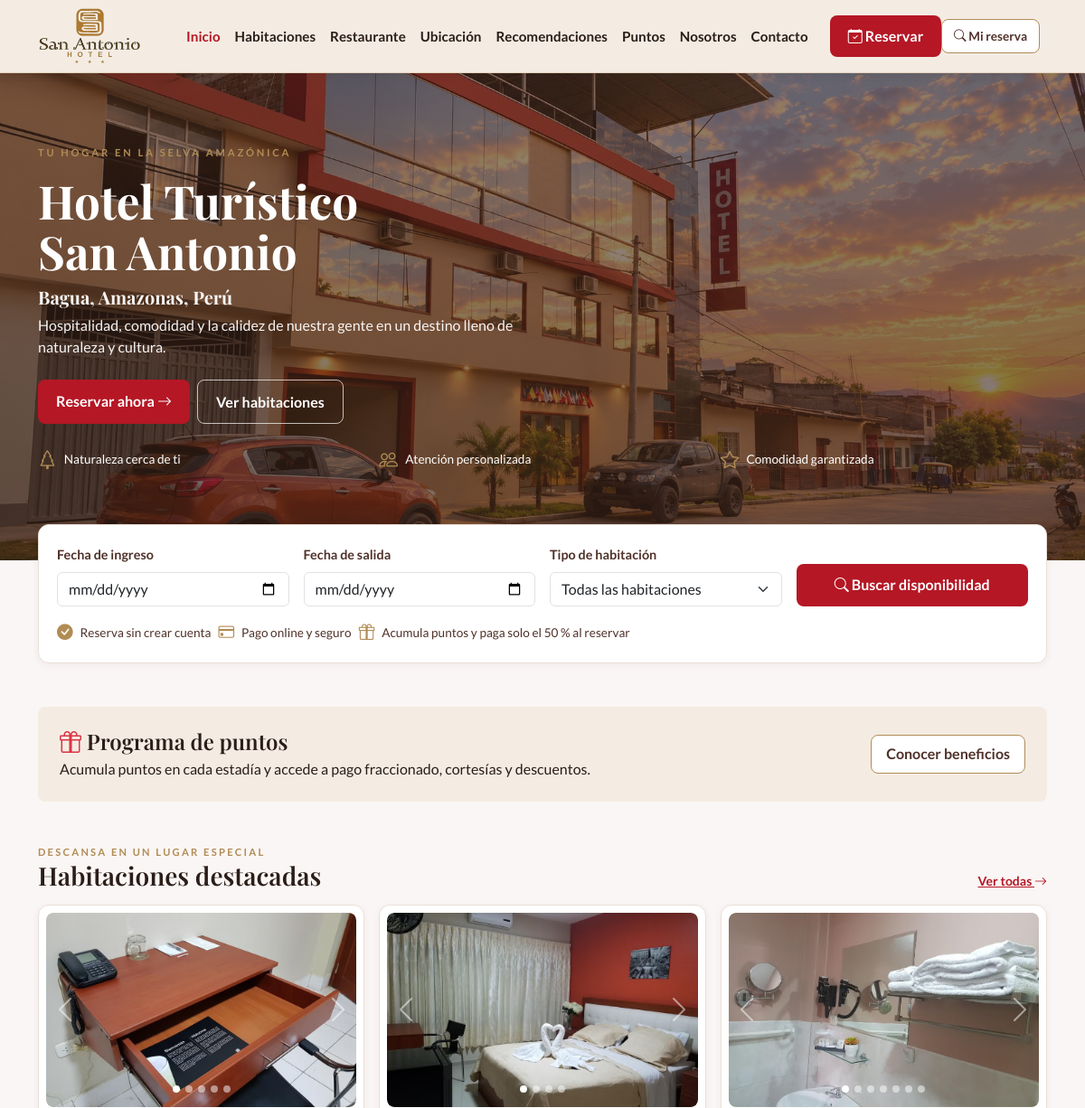
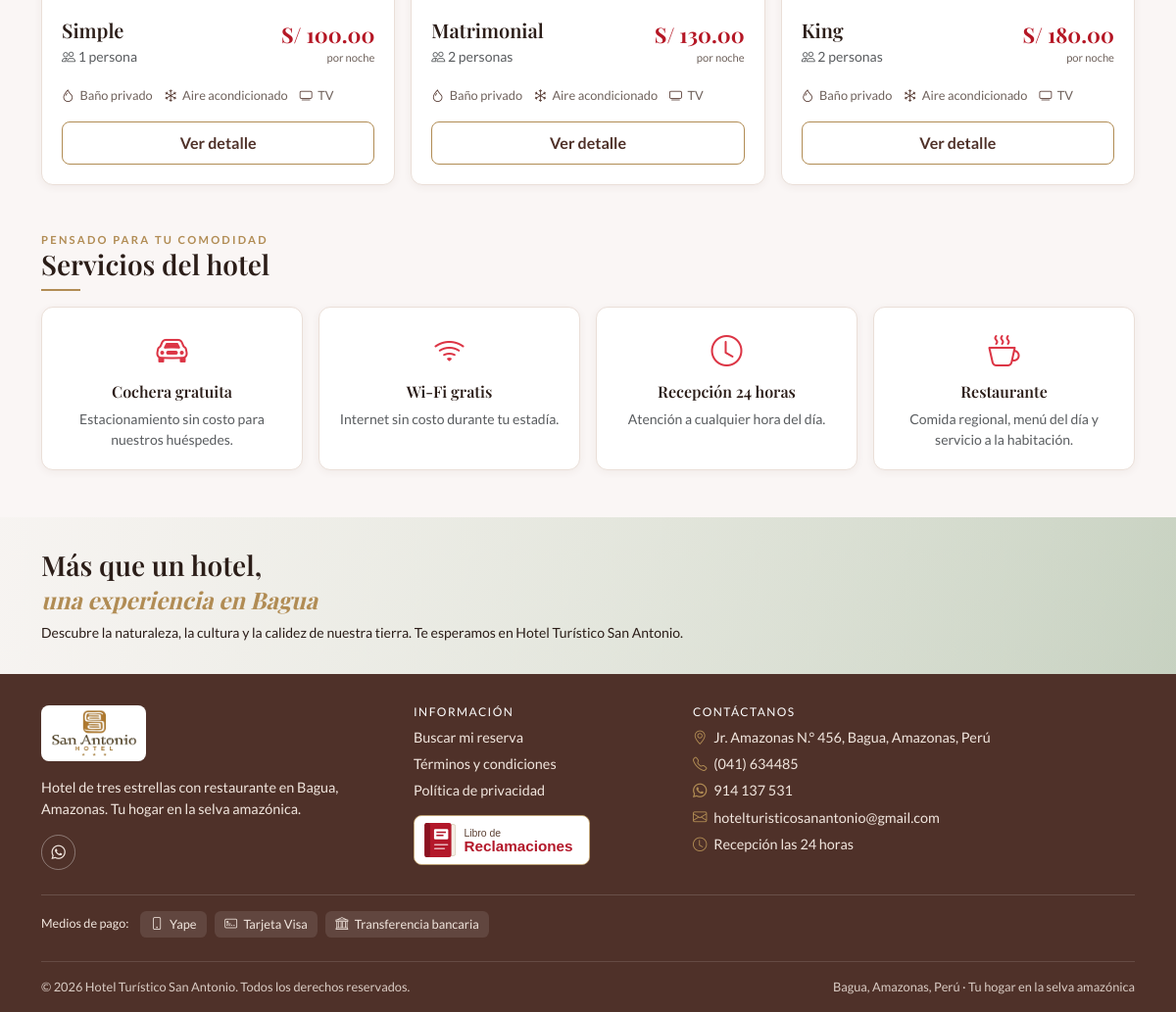
The page / on the database its author committed (2 pictures, top to bottom).
### tables this page shows
CREATE TABLE tipo_habitacion (
    id             INT UNSIGNED AUTO_INCREMENT PRIMARY KEY,
    nombre         VARCHAR(40)   NOT NULL UNIQUE,
    descripcion    VARCHAR(255)  NOT NULL,
    detalle        TEXT          NULL,
    capacidad      TINYINT UNSIGNED NOT NULL,
    precio_noche   DECIMAL(8,2)  NOT NULL CHECK (precio_noche > 0),
    activo         TINYINT(1)    NOT NULL DEFAULT 1,
    created_at     TIMESTAMP     NOT NULL DEFAULT CURRENT_TIMESTAMP,
    updated_at     TIMESTAMP     NOT NULL DEFAULT CURRENT_TIMESTAMP ON UPDATE CURRENT_TIMESTAMP
);

CREATE TABLE servicio (
    id      INT UNSIGNED AUTO_INCREMENT PRIMARY KEY,
    nombre  VARCHAR(50) NOT NULL UNIQUE,
    icono   VARCHAR(30) NULL
);

### config/Autoload.php (called while the page is built, shortened)
<?php
spl_autoload_register(function (string $clase): void {
    $prefijo = "App\\";
    $carpetaBase = dirname(__DIR__) . "/src/";
    $ruta = $carpetaBase . str_replace("\\", "/", substr($clase, strlen($prefijo))) . ".php";
});

### src/Dao/Conexion.php (called while the page is built, shortened)
<?php
class Conexion
{
    private $host = "localhost";
    private $dbname = "daw2_hotel_san_antonio";
    private $user = "root";
    private $password = "";
    public function conectar(): \PDO
    {
        try {
            $dsn = "mysql:host=$this->host;dbname=$this->dbname;charset=utf8mb4";
            $conexion = new \PDO($dsn, $this->user, $this->password);
            $conexion->setAttribute(\PDO::ATTR_ERRMODE, \PDO::ERRMODE_EXCEPTION);
            $conexion->setAttribute(\PDO::ATTR_DEFAULT_FETCH_MODE, \PDO::FETCH_ASSOC);
            $conexion->setAttribute(\PDO::ATTR_EMULATE_PREPARES, false);
            return $conexion;
        } catch (\PDOException $e) {
            throw $e;
        }
    }
}

### src/Bo/Habitacion.php (called while the page is built, shortened)
<?php
class Habitacion
{
    public function tipos(?string $ingreso = null, ?string $salida = null): array
    {
        $tipoDao = new TipoHabitacionDAO();
        $libres = ($ingreso && $salida) ? $tipoDao->disponibles($ingreso, $salida) : null;
        return array_map(
            fn($t) => $this->aTipoDto($tipoDao, $t, $libres === null ? null : (int) ($libres[$t["id"]] ?? 0)),
            $tipoDao->listar()
        );
    }
    private function aTipoDto(TipoHabitacionDAO $dao, array $t, ?int $libres = null): TipoHabitacionDTO
    {
        return new TipoHabitacionDTO(
            $t["id"], $t["nombre"], $t["descripcion"], $t["detalle"] ?? "", $t["capacidad"], $t["precio_noche"],
            $dao->servicios($t["id"]), $dao->fotos($t["id"]), $libres, $dao->pisos($t["id"])
        );
    }
}

### src/Dao/Dao.php (called while the page is built, shortened)
<?php
abstract class Dao
{
    public function __construct(?\PDO $conn = null)
    {
        $this->conn = $conn ?? (new Conexion())->conectar();
    }
    protected function enlazar(\PDOStatement $stmt, array $valores): void
    {
        foreach ($valores as $marcador => $valor) {
            $tipo = match (true) {
                is_int($valor) => \PDO::PARAM_INT,
                is_bool($valor) => \PDO::PARAM_BOOL,
                $valor === null => \PDO::PARAM_NULL,
                default => \PDO::PARAM_STR,
            };
            $stmt->bindValue($marcador, $valor, $tipo);
        }
    }
}

### src/Dao/TipoHabitacion.php (called while the page is built, shortened)
<?php
class TipoHabitacion extends Dao
{
    public function listar(): array
    {
        $stmt = $this->conn->prepare("SELECT * FROM tipo_habitacion WHERE activo = 1 ORDER BY precio_noche, id");
        $stmt->execute();
        return $stmt->fetchAll();
    }
    public function servicios(int $tipoId): array
    {
        $stmt = $this->conn->prepare(
            "SELECT s.nombre, s.icono FROM servicio s
             JOIN tipo_servicio ts ON ts.servicio_id = s.id
             WHERE ts.tipo_id = :id ORDER BY s.id"
        );
        $this->enlazar($stmt, [":id" => $tipoId]);
        $stmt->execute();
        return $stmt->fetchAll();
    }
    public function pisos(int $tipoId): array
    {
        $stmt = $this->conn->prepare("SELECT DISTINCT piso FROM habitacion WHERE tipo_id = :id AND activo = 1 ORDER BY piso");
        $this->enlazar($stmt, [":id" => $tipoId]);
        $stmt->execute();
        return array_map("intval", $stmt->fetchAll(\PDO::FETCH_COLUMN));
    }
    public function fotos(int $tipoId): array
    {
        $stmt = $this->conn->prepare("SELECT ruta FROM foto_tipo_habitacion WHERE tipo_id = :id ORDER BY orden");
        $this->enlazar($stmt, [":id" => $tipoId]);
        $stmt->execute();
        return $stmt->fetchAll(\PDO::FETCH_COLUMN);
    }
}

### index.php (the view, shortened to what this page needs)
<?php
require "config/Autoload.php";
$tipos = (new HabitacionBO())->tipos();
$destacadas = array_filter($tipos, fn($t) => in_array($t->nombre, ["Simple", "Matrimonial", "King"], true));
$servicios = [
    ["bi-car-front", "Cochera gratuita", "Estacionamiento sin costo para nuestros huéspedes."],
    ["bi-wifi", "Wi-Fi gratis", "Internet sin costo durante tu estadía."],
    ["bi-clock", "Recepción 24 horas", "Atención a cualquier hora del día."],
    ["bi-cup-hot", "Restaurante", "Comida regional, menú del día y servicio a la habitación."],
];
require "views/partes/cabecera.php";
?>
<section class="sa-hero sa-hero-grande sa-hero-foto ">
    <div class="container ">
        <div class="etiqueta mb-3">Tu hogar en la selva amazónica</div>
        <h1>Hotel Turístico<br>San Antonio</h1>
        <p class="serif fs-5 mt-2 mb-1">Bagua, Amazonas, Perú</p>
        <p class="mb-4">Hospitalidad, comodidad y la calidez de nuestra gente en un destino lleno de naturaleza y cultura.</p>
        <div class="d-grid d-sm-flex gap-2 mb-4">
            <a class="btn-sa text-decoration-none text-center" href="<?= url("publico/reservar.php") ?>">Reservar ahora <i class="bi bi-arrow-right"></i></a>
            <a class="btn-hero-linea text-decoration-none text-center" href="<?= url("publico/habitaciones.php") ?>">Ver habitaciones</a>
        </div>
        <div class="row g-3">
            <div class="col-12 col-sm-4 sa-rasgo"><i class="bi bi-tree"></i> Naturaleza cerca de ti</div>
            <div class="col-12 col-sm-4 sa-rasgo"><i class="bi bi-people"></i> Atención personalizada</div>
            <div class="col-12 col-sm-4 sa-rasgo"><i class="bi bi-star"></i> Comodidad garantizada</div>
        </div>
    </div>
</section>
<div class="container sa-buscador">
    <form class="sa-card sa-card-cuerpo" action="<?= url("publico/habitaciones.php") ?>" method="get">
        <div class="row g-3 align-items-end">
            <div class="col-12 col-md-4 col-lg-3">
                <label class="form-label" for="ingreso">Fecha de ingreso</label>
                <input class="form-control" type="date" id="ingreso" name="ingreso" min="<?= date("Y-m-d") ?>" required>
            </div>
            <div class="col-12 col-md-4 col-lg-3">
                <label class="form-label" for="salida">Fecha de salida</label>
                <input class="form-control" type="date" id="salida" name="salida" min="<?= date("Y-m-d", strtotime("+1 day")) ?>" required>
            </div>
            <div class="col-12 col-md-4 col-lg-3">
                <label class="form-label" for="tipo">Tipo de habitación</label>
                <select class="form-select" id="tipo" name="tipo">
                    <option value="">Todas las habitaciones</option>
                </select>
            </div>
            <div class="col-12 col-lg-3">
                <button class="btn-sa w-100" type="submit"><i class="bi bi-search"></i> Buscar disponibilidad</button>
            </div>
        </div>
        <div class="row g-2 mt-2">
            <div class="col-12 col-md-auto sa-aviso"><i class="bi bi-check-circle-fill"></i> Reserva sin crear cuenta</div>
            <div class="col-12 col-md-auto sa-aviso"><i class="bi bi-credit-card"></i> Pago online y seguro</div>
            <div class="col-12 col-md-auto sa-aviso"><i class="bi bi-gift"></i> Acumula puntos y paga solo el 50 % al reservar</div>
        </div>
    </form>
</div>
<main class="container py-5">
    <section class="sa-caja-crema d-flex flex-column flex-md-row justify-content-between align-items-md-center gap-3 p-4 mb-5">
        <div>
            <h2 class="h4 mb-1"><i class="bi bi-gift text-danger"></i> Programa de puntos</h2>
            <p class="mb-0">Acumula puntos en cada estadía y accede a pago fraccionado, cortesías y descuentos.</p>
        </div>
        <a class="btn-linea text-decoration-none text-center" href="<?= url("publico/puntos.php") ?>">Conocer beneficios</a>
    </section>
    <div class="d-flex justify-content-between align-items-end mb-3">
        <div>
            <div class="sa-subtitulo">Descansa en un lugar especial</div>
            <h2 class="h3 mb-0">Habitaciones destacadas</h2>
        </div>
        <a class="small fw-bold" href="<?= url("publico/habitaciones.php") ?>">Ver todas <i class="bi bi-arrow-right"></i></a>
    </div>
    <div class="row g-3">
        <?php foreach ($destacadas as $t) {
            tarjetaTipo($t);
        } ?>
    </div>
    <div class="mt-5">
        <div class="sa-subtitulo">Pensado para tu comodidad</div>
        <h2 class="h3">Servicios del hotel</h2>
        <div class="sa-linea-dorada"></div>
        <div class="row g-3">
            <?php foreach ($servicios as [$icono, $nombre, $texto]) : ?>
                <div class="col-6 col-lg-3">
                    <article class="sa-card sa-card-cuerpo h-100 text-center">
                        <i class="bi <?= $icono ?> fs-2 text-danger"></i>
                        <h3 class="h6 mt-2"><?= e($nombre) ?></h3>
                        <p class="small text-muted mb-0"><?= e($texto) ?></p>
                    </article>
                </div>
            <?php endforeach ?>
        </div>
    </div>
</main>
<?php require "views/partes/pie.php" ?>

### views/partes/ayudas.php (shortened to what this page needs)
<?php
$base = rtrim(preg_replace("#/(publico|admin)$#", "", str_replace("\\", "/", dirname($_SERVER["SCRIPT_NAME"]))), "/") . "/";
function url(string $ruta): string
{
    global $base;
    return $base . $ruta;
}
function e($valor): string
{
    return htmlspecialchars((string) $valor, ENT_QUOTES, "UTF-8");
}
function soles($valor): string
{
    return "S/ " . number_format((float) $valor, 2);
}
function carrusel(array $fotos, string $alt, string $icono = "bi-image", string $idBase = "carrusel"): void
{
    $id = $idBase . "-" . substr(md5($alt . implode("", $fotos)), 0, 8);
    echo '<div id="' . $id . '" class="carousel slide sa-carrusel" data-bs-ride="carousel">';
    echo '<div class="carousel-indicators">';
    foreach ($fotos as $i => $f) {
        echo '<button type="button" data-bs-target="#' . $id . '" data-bs-slide-to="' . $i . '"'
            . ($i === 0 ? ' class="active" aria-current="true"' : '')
            . ' aria-label="Foto ' . ($i + 1) . '"></button>';
    }
    echo '</div><div class="carousel-inner">';
    foreach ($fotos as $i => $f) {
        echo '<div class="carousel-item' . ($i === 0 ? ' active' : '') . '">';
        echo '<img class="sa-foto" src="' . e(url($f)) . '" alt="' . e($alt) . ' - foto ' . ($i + 1) . '" loading="lazy">';
        echo '</div>';
    }
    echo '</div>';
    echo '<button class="carousel-control-prev" type="button" data-bs-target="#' . $id . '" data-bs-slide="prev">'
        . '<span class="carousel-control-prev-icon" aria-hidden="true"></span><span class="visually-hidden">Anterior</span></button>';
    echo '<button class="carousel-control-next" type="button" data-bs-target="#' . $id . '" data-bs-slide="next">'
        . '<span class="carousel-control-next-icon" aria-hidden="true"></span><span class="visually-hidden">Siguiente</span></button>';
    echo '</div>';
}
function tarjetaTipo(\App\Dto\TipoHabitacion $t, string $consulta = ""): void
{
    $sufijo = $consulta ? "&" . $consulta : "";
    echo '<div class="col-12 col-md-6 col-lg-4"><article class="sa-card h-100 d-flex flex-column">';
    echo '<div class="p-2 pb-0">';
    carrusel($t->fotos, "Habitación " . $t->nombre, "bi-house-heart", "tarjeta-" . $t->id);
    echo '</div><div class="sa-card-cuerpo d-flex flex-column flex-grow-1">';
    echo '<div class="d-flex justify-content-between align-items-start gap-2"><div>';
    echo '<h3 class="h5 mb-1">' . e($t->nombre) . '</h3>';
    echo '<div class="text-muted small"><i class="bi bi-people"></i> ' . $t->capacidad . ($t->capacidad === 1 ? " persona" : " personas") . '</div>';
    echo '</div><div class="sa-precio">' . soles($t->precioNoche) . '<small>por noche</small></div></div>';
    echo '<div class="my-3">';
    foreach (array_slice($t->servicios, 0, 3) as $s) {
        echo '<span class="sa-servicio"><i class="bi ' . e($s["icono"]) . '"></i>' . e($s["nombre"]) . '</span>';
    }
    echo '</div><div class="mt-auto">';
    echo '<a class="btn-linea d-block text-center text-decoration-none" href="' . e(url("publico/habitacion.php")) . '?id=' . $t->id . $sufijo . '">Ver detalle</a>';
    echo '</div></div></article></div>';
}

### rows shown on the page
tipo_habitacion: nombre "Simple", capacidad "1", shows "persona", precio_noche "S/ 100.00"
servicio: nombre "Baño privado"
servicio: nombre "Aire acondicionado"
servicio: nombre "TV"
tipo_habitacion: nombre "Matrimonial", capacidad "2", shows "personas", precio_noche "S/ 130.00"
tipo_habitacion: nombre "King", capacidad "2", shows "personas", precio_noche "S/ 180.00"

### other values the page prints
$texto "Inicio"
$texto "Habitaciones"
$texto "Restaurante"
$texto "Ubicación"
$texto "Recomendaciones"
$texto "Puntos"
$texto "Nosotros"
$texto "Contacto"
$nombre "Cochera gratuita"
$texto "Estacionamiento sin costo para nuestros huéspedes."
$nombre "Wi-Fi gratis"
$texto "Internet sin costo durante tu estadía."
$nombre "Recepción 24 horas"
$texto "Atención a cualquier hora del día."
$nombre "Restaurante"
